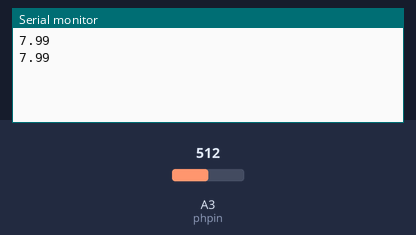
A sketch run on a simulated Arduino Uno, built with avr-gcc and run on an emulated ATmega328P. Parts: the last lines printed to the serial monitor. The test bench sets the inputs (shaded band); at power-on: A3 (phpin) = 512.

Above: at 1.8 s.
1.9 s: A3 (phpin) set to 716
At 2.8 s:
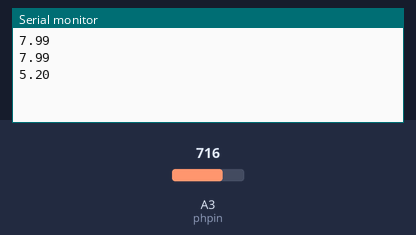
3.4 s: A3 (phpin) set to 900
At 4.7 s:
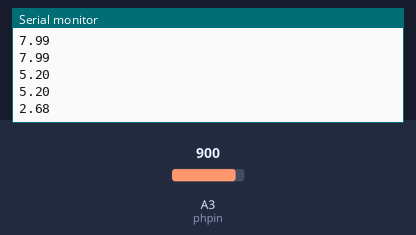
Timing chart, 0 to 6.4 s (numbered marks = the images above; inputs shaded):
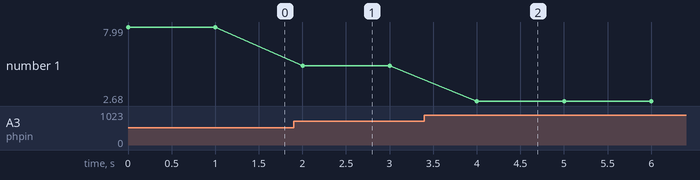

The sketch:

pHread.ino
```cpp
//pHread
const byte phpin = A3;

float Po;

void setup() {
  Serial.begin(9600);

}

void loop() {
  Po = (1023 - analogRead(phpin)) /73.07;
  Po = (Po + 1); //calibração
  Serial.println(Po, 2);
  delay(1000);
}
```

Measured:
- after the input at 1.9 s, the serial monitor: prints a new line after 0.10 s (image 1)
- after the input at 3.4 s, the serial monitor: prints a new line after 0.60 s (image 2)
- plotted number 1: 7.99 → 5.2 after the input at 1.9 s, 5.2 → 2.68 after the input at 3.4 s
